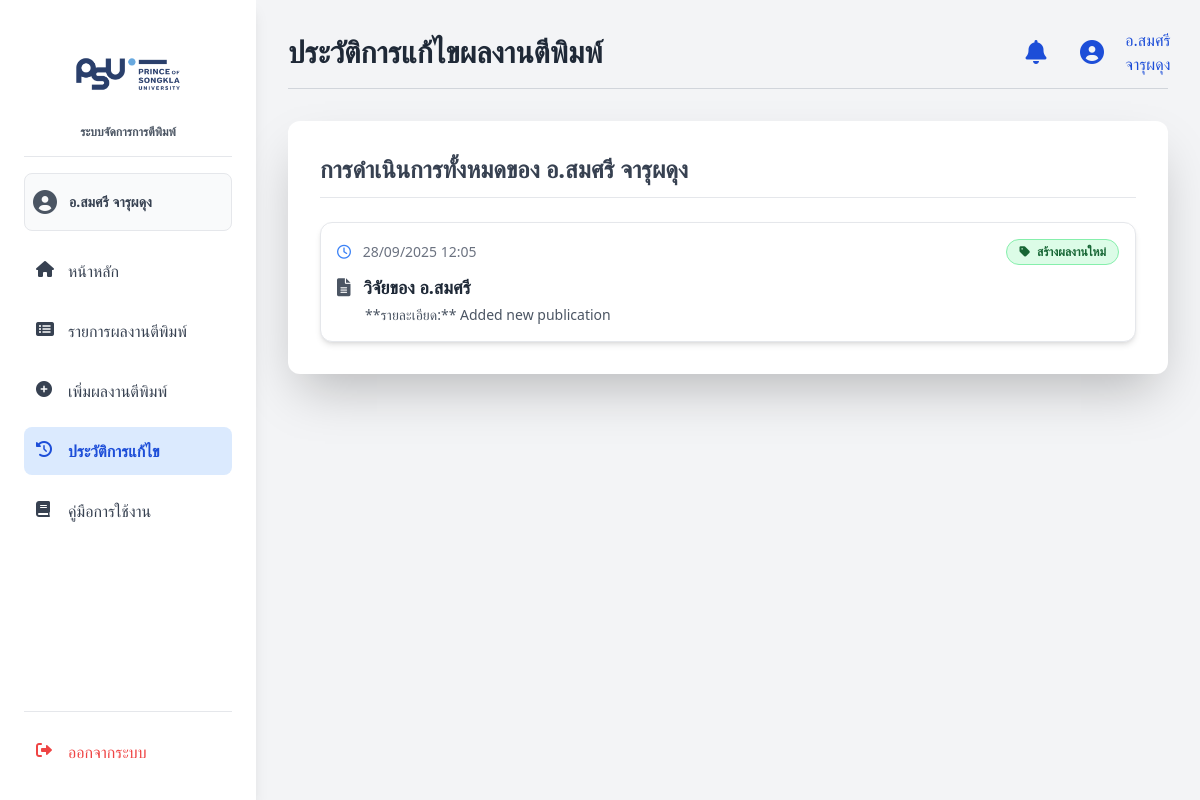
The app's page /pubHis.php (signed in) with its own data.
### tables this page shows
CREATE TABLE `User` (
  `User_id` int(11) NOT NULL,
  `first_name` varchar(100) DEFAULT NULL,
  `last_name` varchar(100) DEFAULT NULL,
  `Username` varchar(50) DEFAULT NULL,
  `Password` varchar(255) DEFAULT NULL,
  `email` varchar(100) DEFAULT NULL,
  `tel` varchar(20) DEFAULT NULL,
  `role` varchar(50) DEFAULT NULL,
  `Department` varchar(100) DEFAULT NULL,
  `status` varchar(50) DEFAULT NULL,
  `avatar` varchar(255) DEFAULT NULL
);

CREATE TABLE `PublicationHistory` (
  `History_id` int(11) NOT NULL,
  `Pub_id` int(11) DEFAULT NULL,
  `Edited_by` int(11) DEFAULT NULL,
  `change_detail` text DEFAULT NULL,
  `edit_date` datetime DEFAULT NULL
);

CREATE TABLE `Publication` (
  `Pub_id` int(11) NOT NULL,
  `title` varchar(255) DEFAULT NULL,
  `publish_year` year(4) DEFAULT NULL,
  `journal` varchar(255) DEFAULT NULL,
  `type` varchar(100) DEFAULT NULL,
  `file_path` varchar(255) DEFAULT NULL,
  `visibility` varchar(50) DEFAULT NULL,
  `status` varchar(50) DEFAULT 'Waiting',
  `Manual` text DEFAULT NULL,
  `Author_id` int(11) DEFAULT NULL
);

### pubHis.php (the view, shortened to what this page needs)
<?php
$servername = "localhost";
$username = "root";
$password = "";
$dbname = "group10";
$conn = new mysqli($servername, $username, $password, $dbname);
$user_id = $_SESSION['user_id'];
$sql = "SELECT first_name, last_name, role FROM User WHERE User_id = ?";
$stmt = $conn->prepare($sql);
$stmt->bind_param("i", $user_id);
$stmt->execute();
$result = $stmt->get_result();
$user = $result->fetch_assoc();
$current_user_name = htmlspecialchars($user['first_name'] . " " . $user['last_name']);
$history_records = [];
$history_query = "
    SELECT
        ph.change_detail,
        ph.edit_date,
        p.title
    FROM
        PublicationHistory ph
    JOIN
        Publication p ON ph.Pub_id = p.Pub_id
    WHERE
        ph.Edited_by = ?
    ORDER BY
        ph.edit_date DESC
";
if ($stmt_history = $conn->prepare($history_query)) {
    $stmt_history->bind_param("i", $user_id);
    $stmt_history->execute();
    $history_result = $stmt_history->get_result();
    while ($row = $history_result->fetch_assoc()) {
        $action_type = 'แก้ไขข้อมูล';
        if (strpos($row['change_detail'], 'Added new publication') !== false) {
            $action_type = 'สร้างผลงานใหม่';
        } elseif (strpos($row['change_detail'], 'Deleted publication') !== false) {
             $action_type = 'ลบข้อมูล';
        }
        $history_records[] = [
            'title' => $row['title'],
            'action_type' => $action_type,
            'description' => htmlspecialchars($row['change_detail']),
            'timestamp' => $row['edit_date']
        ];
    }
} else {
    echo "<script>console.error('SQL Prepare Error: " . $conn->error . "');</script>";
}
function formatThaiDate($timestamp) {
    return date('d/m/Y H:i', strtotime($timestamp));
}
function getActionBadge($action_type) {
    switch ($action_type) {
        case 'สร้างผลงานใหม่':
            return 'bg-green-100 text-green-800 border-green-300';
    }
}
?>
<!DOCTYPE html>
<html lang="th">
<head>
  <script src="https://cdn.tailwindcss.com"></script>
  <link rel="stylesheet" href="https://cdnjs.cloudflare.com/ajax/libs/font-awesome/6.0.0-beta3/css/all.min.css">
</head>
<body class="flex min-h-screen font-sans bg-gray-100">
<aside class="w-64 bg-white shadow-lg p-6 flex flex-col sticky top-0 h-screen">
    <div class="flex flex-col items-center border-b pb-4 mb-4">
        <img src="./img/img_psu.png" alt="PSU Logo" class="psu-logo">
        <span class="text-xs font-semibold text-gray-600">ระบบจัดการการตีพิมพ์</span>
    </div>
    <a href="edit_profile.php" title="แก้ไขข้อมูลส่วนตัว">
        <div class="flex items-center px-1 py-3 mb-4 bg-gray-50 rounded-lg border border-gray-200 hover:bg-gray-100 transition duration-150">
            <i class="fas fa-user-circle text-2xl text-gray-600 ml-1 mr-3"></i>
            <span class="text-sm font-semibold text-gray-700 truncate">
              <?= $current_user_name; ?>
            </span>
        </div>
    </a>
    <nav class="w-full flex-grow">
        <a href="Home-PR.php" class="flex items-center p-3 rounded-lg mb-3 text-gray-700 hover:bg-blue-100 hover:text-blue-700 transition-colors duration-150">
            <i class="fas fa-home w-5 h-5 mr-3"></i> หน้าหลัก
        </a>
        <a href="publications.php" class="flex items-center p-3 rounded-lg mb-3 text-gray-700 hover:bg-blue-100 hover:text-blue-700 transition-colors duration-150">
            <i class="fas fa-list-alt w-5 h-5 mr-3"></i> รายการผลงานตีพิมพ์
        </a>
        <a href="add_publication.php" class="flex items-center p-3 rounded-lg mb-3 text-gray-700 hover:bg-blue-100 hover:text-blue-700 transition-colors duration-150">
            <i class="fas fa-plus-circle w-5 h-5 mr-3"></i> เพิ่มผลงานตีพิมพ์
        </a>
        <a href="pubHis.php" class="flex items-center p-3 rounded-lg mb-3 text-gray-700 hover:bg-blue-100 hover:text-blue-700 transition-colors duration-150 menu-active">
            <i class="fas fa-history w-5 h-5 mr-3"></i> ประวัติการแก้ไข
        </a>
        <a href="usermannual.php" class="flex items-center p-3 rounded-lg text-gray-700 hover:bg-blue-100 hover:text-blue-700 transition-colors duration-150">
            <i class="fas fa-book w-5 h-5 mr-3"></i> คู่มือการใช้งาน
        </a>
    </nav>
    <div class="px-0 pt-4 border-t border-gray-200">
      <a href="logout.php" class="flex items-center p-3 rounded-lg text-red-500 hover:bg-red-50 transition-colors duration-150">
        <i class="fas fa-sign-out-alt w-5 h-5 mr-3"></i> ออกจากระบบ
      </a>
    </div>
</aside>
<main class="flex-1 p-8">
    <header class="flex items-center justify-between mb-8 pb-4 border-b border-gray-300">
        <h1 class="text-3xl font-bold text-gray-800">ประวัติการแก้ไขผลงานตีพิมพ์</h1>
        <div class="flex items-center space-x-4 right-icons">
            <a href="#" id="notification-bell" title="แจ้งเตือน" class="relative">
                <i class="fas fa-bell text-2xl"></i>
            </a>
            <a href="edit_profile.php" title="แก้ไขข้อมูลส่วนตัว">
                <i class="fas fa-user-circle text-2xl"></i>
            </a>
            <a href="edit_profile.php" class="text-gray-600 font-medium hidden sm:block hover:text-blue-700 transition-colors duration-150">
              <?= $current_user_name; ?>
            </a>
        </div>
    </header>
    <div class="bg-white rounded-xl shadow-2xl p-6 md:p-8">
        <h2 class="text-2xl font-semibold text-gray-700 mb-6 border-b pb-3">
            การดำเนินการทั้งหมดของ <?= $current_user_name; ?>
        </h2>
        <?php if (empty($history_records)): ?>
            <div class="text-center py-10 bg-gray-50 rounded-lg border border-gray-200">
                <i class="fas fa-box-open text-5xl text-gray-400 mb-4"></i>
                <p class="text-lg text-gray-600">ยังไม่มีประวัติการดำเนินการแก้ไขใดๆ ในระบบ</p>
            </div>
        <?php else: ?>
            <div class="space-y-4">
                <?php foreach ($history_records as $record): ?>
                    <div class="history-card p-4 border rounded-xl shadow-md transition-all duration-300 bg-white hover:bg-gray-50">
                        <div class="flex flex-col sm:flex-row justify-between items-start sm:items-center">
                            <div class="text-sm font-medium text-gray-500 mb-2 sm:mb-0">
                                <i class="far fa-clock mr-2 text-blue-500"></i>
                                <?= formatThaiDate($record['timestamp']); ?>
                            </div>
                            <span class="px-3 py-1 text-xs font-semibold rounded-full border <?= getActionBadge($record['action_type']); ?>">
                                <i class="fas fa-tag mr-1"></i> <?= htmlspecialchars($record['action_type']); ?>
                            </span>
                        </div>
                        <h3 class="text-lg font-bold text-gray-800 mt-2 mb-1">
                           <i class="fas fa-file-alt text-lg text-gray-600 mr-2"></i> <?= htmlspecialchars($record['title']); ?>
                        </h3>
                        <p class="text-gray-600 text-sm pl-7">
                            **รายละเอียด:** <?= $record['description']; ?>
                        </p>
                    </div>
                <?php endforeach; ?>
            </div>
        <?php endif; ?>
    </div>
</main>
</body>
</html>

### pubHis.php (style rules this page uses)
.right-icons > a { display: flex; align-items: center; justify-content: center; width: 40px; height: 40px; border-radius: 9999px; color: #1d4ed8; }
.psu-logo { height: 100px; object-fit: contain; }
.menu-active { color: #1d4ed8 !important; background-color: #dbeafe !important; font-weight: 600; }

### records on screen
user: current_user_name "อ.สมศรี จารุผดุง"
publicationhistory: edit_date "28/09/2025 12:05", action_type "สร้างผลงานใหม่", Pub.title "วิจัยของ อ.สมศรี", change_detail "Added new publication"
